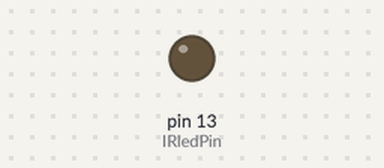
Recording of a sketch running on a simulated Arduino Uno, built with avr-gcc and run on an emulated ATmega328P. Parts: output pins drawn as LEDs (lit = HIGH). What the sketch prints to the serial monitor is not drawn.

Above: at 0.4 s.
Timing chart, 0 to 1.9 s (numbered marks = the images above):
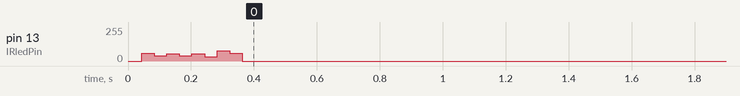

The sketch:

desligartv.ino
```cpp
int IRledPin = 13;

void setup() {
  pinMode(IRledPin, OUTPUT);
  Serial.begin(9600);

  Serial.println("Enviando sinal IR...");
  SendChannelUpCodeDesligarTV();
}

void loop() {
}


void pulseIR(long microsecs) {
  cli();
  while (microsecs > 0) {
    digitalWrite(IRledPin, HIGH);
    delayMicroseconds(10);
    digitalWrite(IRledPin, LOW);
    delayMicroseconds(10);
    microsecs -= 26;
  }
  sei();
}


void SendChannelUpCodeDesligarTV(){
  delayMicroseconds(51788);
pulseIR(9300);
delayMicroseconds(4620);
pulseIR(600);
delayMicroseconds(560);
pulseIR(600);
delayMicroseconds(1740);
pulseIR(580);
delayMicroseconds(560);
pulseIR(620);
delayMicroseconds(1740);
pulseIR(560);
delayMicroseconds(560);
pulseIR(600);
delayMicroseconds(1760);
pulseIR(560);
delayMicroseconds(1740);
pulseIR(580);
delayMicroseconds(1740);
pulseIR(580);
delayMicroseconds(1740);
pulseIR(580);
delayMicroseconds(1740);
pulseIR(580);
delayMicroseconds(1740);
pulseIR(580);
delayMicroseconds(560);
pulseIR(600);
delayMicroseconds(560);
pulseIR(600);
delayMicroseconds(560);
pulseIR(600);
delayMicroseconds(1740);
pulseIR(580);
delayMicroseconds(1740);
pulseIR(580);
delayMicroseconds(1740);
pulseIR(580);
delayMicroseconds(1740);
pulseIR(560);
delayMicroseconds(1740);
pulseIR(580);
delayMicroseconds(560);
pulseIR(600);
delayMicroseconds(1740);
pulseIR(600);
delayMicroseconds(540);
pulseIR(600);
delayMicroseconds(560);
pulseIR(600);
delayMicroseconds(560);
pulseIR(600);
delayMicroseconds(580);
pulseIR(600);
delayMicroseconds(560);
pulseIR(600);
delayMicroseconds(540);
pulseIR(580);
delayMicroseconds(1780);
pulseIR(580);
delayMicroseconds(560);
pulseIR(560);
delayMicroseconds(1780);
pulseIR(580);
delayMicroseconds(1740);
pulseIR(560);
delayMicroseconds(1720);
pulseIR(600);
delayMicroseconds(38940);
pulseIR(9280);
delayMicroseconds(4660);
pulseIR(560);
delayMicroseconds(600);
pulseIR(600);
delayMicroseconds(1720);
pulseIR(600);
delayMicroseconds(560);
pulseIR(600);
delayMicroseconds(1700);
pulseIR(620);
delayMicroseconds(560);
pulseIR(600);
delayMicroseconds(1720);
pulseIR(600);
delayMicroseconds(1720);
pulseIR(580);
delayMicroseconds(1720);
pulseIR(600);
delayMicroseconds(1720);
pulseIR(600);
delayMicroseconds(1720);
pulseIR(600);
delayMicroseconds(1720);
pulseIR(600);
delayMicroseconds(560);
pulseIR(600);
delayMicroseconds(560);
pulseIR(600);
delayMicroseconds(560);
pulseIR(600);
delayMicroseconds(1720);
pulseIR(600);
delayMicroseconds(1720);
pulseIR(600);
delayMicroseconds(1720);
pulseIR(600);
delayMicroseconds(1720);
pulseIR(600);
delayMicroseconds(1720);
pulseIR(600);
delayMicroseconds(560);
pulseIR(600);
delayMicroseconds(1700);
pulseIR(620);
delayMicroseconds(560);
pulseIR(580);
delayMicroseconds(580);
pulseIR(580);
delayMicroseconds(1740);
pulseIR(600);
delayMicroseconds(560);
pulseIR(560);
delayMicroseconds(600);
pulseIR(580);
delayMicroseconds(580);
pulseIR(580);
delayMicroseconds(1740);
pulseIR(580);
delayMicroseconds(580);
pulseIR(580);
delayMicroseconds(1740);
pulseIR(580);
delayMicroseconds(1740);
pulseIR(560);
delayMicroseconds(600);
pulseIR(560);
delayMicroseconds(38980);
pulseIR(9260);
delayMicroseconds(4660);
pulseIR(580);
delayMicroseconds(580);
pulseIR(580);
delayMicroseconds(1740);
pulseIR(580);
delayMicroseconds(580);
pulseIR(580);
delayMicroseconds(1740);
pulseIR(580);
delayMicroseconds(580);
pulseIR(580);
delayMicroseconds(1740);
pulseIR(580);
delayMicroseconds(1740);
pulseIR(560);
delayMicroseconds(1760);
pulseIR(560);
delayMicroseconds(1740);
pulseIR(580);
delayMicroseconds(1740);
pulseIR(580);
delayMicroseconds(580);
pulseIR(580);
delayMicroseconds(580);
pulseIR(580);
delayMicroseconds(580);
pulseIR(580);
delayMicroseconds(1740);
pulseIR(580);
delayMicroseconds(1740);
pulseIR(580);
delayMicroseconds(1740);
pulseIR(580);
delayMicroseconds(1740);
pulseIR(560);
delayMicroseconds(1760);
pulseIR(560);
delayMicroseconds(600);
pulseIR(560);
delayMicroseconds(1760);
pulseIR(560);
delayMicroseconds(600);
pulseIR(560);
delayMicroseconds(600);
pulseIR(580);
delayMicroseconds(1740);
pulseIR(560);
delayMicroseconds(600);
pulseIR(560);
delayMicroseconds(600);
pulseIR(560);
delayMicroseconds(600);
pulseIR(560);
delayMicroseconds(1760);
pulseIR(560);
delayMicroseconds(600);
pulseIR(580);
delayMicroseconds(1740);
pulseIR(560);
delayMicroseconds(28664);
pulseIR(960);
delayMicroseconds(28248);
pulseIR(41364);

}
```

Measured:
- by itself, pin 13 (IRledPin): 57/255 → 0/255 at 0.08 s
